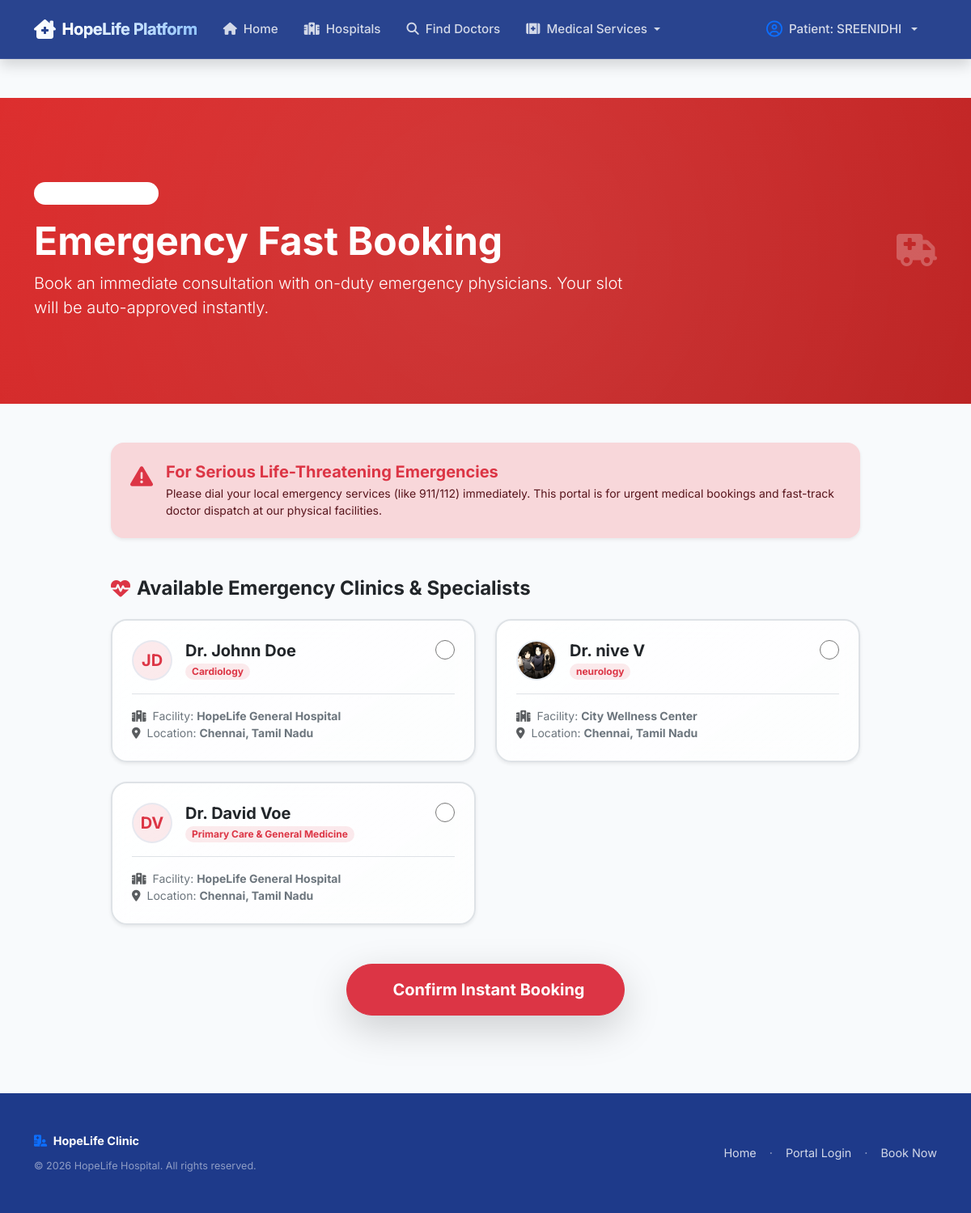
/emergency/ (signed in), run on an earlier commit of the app's database.
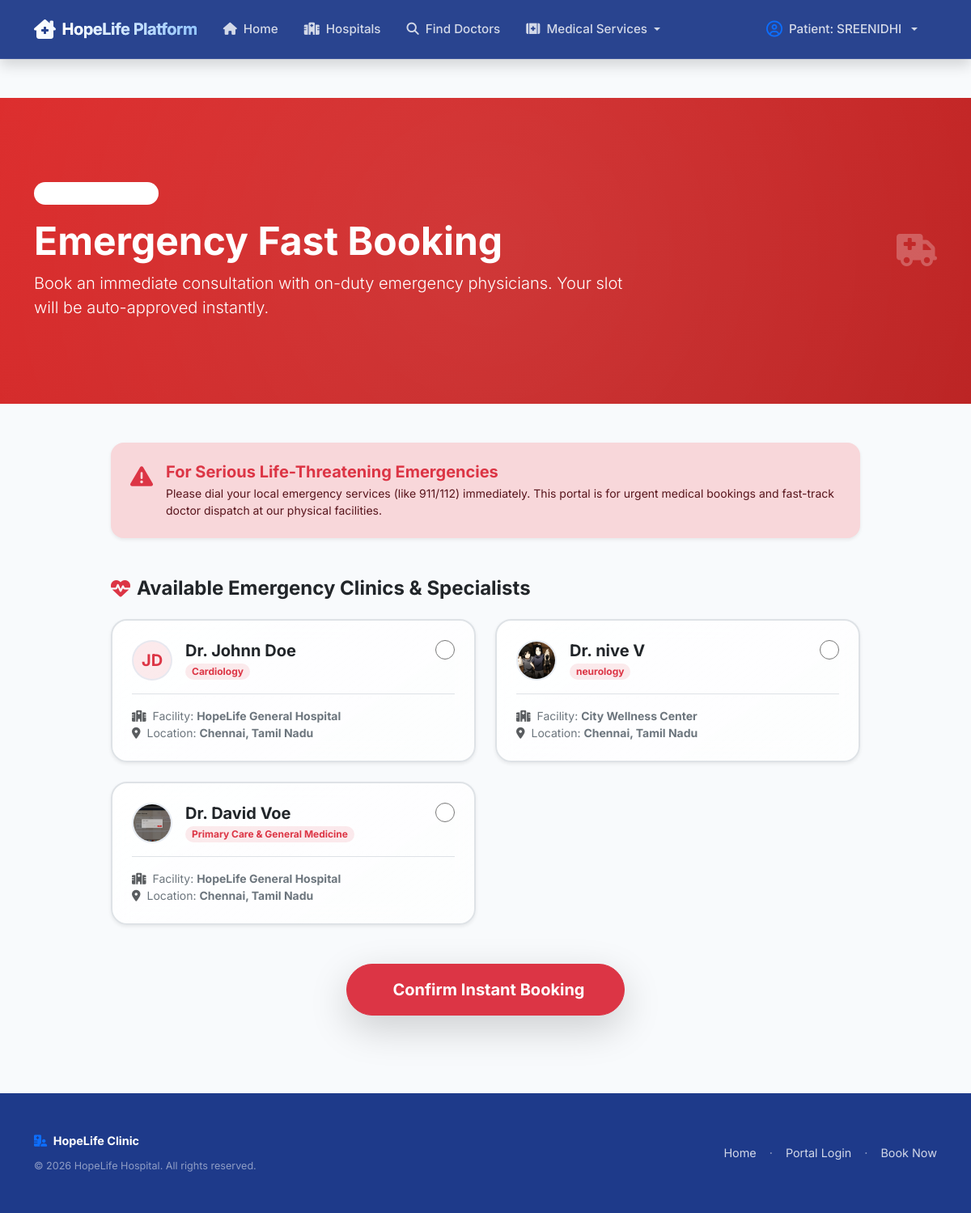
And on a later commit of the database.
### appointments/models.py (models this page shows, shortened)
class DoctorProfile(models.Model):
    user = models.OneToOneField(User, on_delete=models.CASCADE, limit_choices_to={'role': 'doctor'}, related_name='doctor_profile')
    hospital = models.ForeignKey(Hospital, on_delete=models.CASCADE, related_name='doctors', null=True, blank=True)
    department = models.ForeignKey(Department, on_delete=models.SET_NULL, null=True, related_name='doctors')
    specialization = models.CharField(max_length=100)
    experience = models.PositiveIntegerField(help_text="Years of experience")
    phone = models.CharField(max_length=15)
    consultation_fees = models.DecimalField(max_digits=8, decimal_places=2, default=50.00)
    profile_image = models.ImageField(upload_to='doctor_profiles/', blank=True, null=True)
    rating = models.DecimalField(max_digits=3, decimal_places=2, default=0.0)

class User(AbstractUser):
    ROLE_CHOICES = (
        ('admin', 'Admin'),
        ('doctor', 'Doctor'),
        ('patient', 'Patient'),
    )
    role = models.CharField(max_length=10, choices=ROLE_CHOICES, default='patient')

class Hospital(models.Model):
    hospital_name = models.CharField(max_length=255, unique=True)
    hospital_image = models.ImageField(upload_to='hospital_images/', blank=True, null=True)
    location = models.CharField(max_length=255)
    city = models.CharField(max_length=100)
    state = models.CharField(max_length=100)
    pincode = models.CharField(max_length=20)
    contact_number = models.CharField(max_length=20)
    emergency_available = models.BooleanField(default=False)
    hospital_description = models.TextField(blank=True)
    latitude = models.DecimalField(max_digits=9, decimal_places=6, null=True, blank=True)
    longitude = models.DecimalField(max_digits=9, decimal_places=6, null=True, blank=True)

### appointments/views.py (the view, shortened to what this page needs)
# urls.py: path('emergency/', views.emergency_fast_booking, name='emergency_fast_booking'),
@patient_required
def emergency_fast_booking(request):
    emergency_doctors = DoctorProfile.objects.filter(hospital__emergency_available=True).select_related('user', 'hospital')
    return render(request, 'appointments/emergency_fast_booking.html', {'doctors': emergency_doctors})

### appointments/views.py (called while the page is built)
def role_required(allowed_roles):
    def decorator(view_func):
        @wraps(view_func)
        def _wrapped_view(request, *args, **kwargs):
            if not request.user.is_authenticated:
                messages.warning(request, "Please log in to access this page.")
                return redirect('login')
            user_role = request.user.role
            if request.user.is_superuser:
                user_role = 'admin'
            if user_role in allowed_roles:
                return view_func(request, *args, **kwargs)
            messages.error(request, f"Access denied. You do not have permission to view this page.")
            return redirect('dashboard_redirect')
        return _wrapped_view
    return decorator

### appointments/templates/appointments/emergency_fast_booking.html (shortened to what the changed rows need)
{% extends 'appointments/base.html' %}
{% load static %}
{% block content %}
<div class="hero-gradient mb-5 bg-danger" style="background: linear-gradient(135deg, #dc2626 0%, #b91c1c 100%) !important;">
    <div class="container py-4 text-center text-md-start">
        <div class="row align-items-center">
            <div class="col-md-8">
                <h1 class="display-5 fw-bold text-white mb-2">Emergency Fast Booking</h1>
            </div>
        </div>
    </div>
</div>
<div class="container my-5">
    <div class="row g-4 justify-content-center">
        <div class="col-lg-10">
            {% if doctors %}
                <form id="emergency-booking-form" method="POST" class="no-loader">
                    <div class="row g-4">
                        {% for doc in doctors %}
                            <div class="col-md-6">
                                <label class="w-100 h-100 card glass-card border border-2 border-transparent p-4 text-start position-relative cursor-pointer hover-lift shadow-sm" style="display: block;">
                                    <input type="radio" name="doctor_id" value="{{ doc.id }}" class="position-absolute top-0 end-0 m-4 cursor-pointer" required style="width: 1.5rem; height: 1.5rem; accent-color: #dc2626;">
                                    <div class="d-flex align-items-center gap-3 mb-3 me-4">
                                        {% if doc.profile_image %}
                                            <img src="{{ doc.profile_image.url }}" alt="{{ doc.user.first_name }}" class="doctor-avatar-circle" style="width: 50px; height: 50px;">
                                        {% else %}
                                            <div class="doctor-avatar-circle bg-danger bg-opacity-10 text-danger d-flex align-items-center justify-content-center fw-bold fs-5" style="width: 50px; height: 50px;">
                                                {{ doc.user.first_name|slice:":1" }}{{ doc.user.last_name|slice:":1" }}
                                            </div>
                                        {% endif %}
                                        <div>
                                            <h5 class="fw-bold mb-0 text-dark">Dr. {{ doc.user.first_name }} {{ doc.user.last_name }}</h5>
                                            <span class="badge bg-danger bg-opacity-10 text-danger rounded-pill px-2 py-1 fs-8 mt-1 border-0">{{ doc.specialization }}</span>
                                        </div>
                                    </div>
                                    <div class="text-secondary small mt-3 pt-3 border-top">
                                        <div class="d-flex align-items-center gap-2 mb-1.5">
                                            <i class="fa-solid fa-hospital text-muted"></i>
                                            <span>Facility: <strong>{{ doc.hospital.hospital_name }}</strong></span>
                                        </div>
                                        <div class="d-flex align-items-center gap-2">
                                            <i class="fa-solid fa-location-dot text-muted"></i>
                                            <span>Location: <strong>{{ doc.hospital.city }}, {{ doc.hospital.state }}</strong></span>
                                        </div>
                                    </div>
                                </label>
                            </div>
                        {% endfor %}
                    </div>
                </form>
            {% endif %}
        </div>
    </div>
</div>
{% endblock %}

What changed in the data, as far as the page shows it:
changed DoctorProfile "Primary Care & General Medicine": doctor_id "☐ DV Dr. David Voe Primary Care" → "☐ Dr. David Voe Primary Care & G"; profile_image: picture added; user.first_name "D" → (not shown); user.last_name "V" → (not shown)
